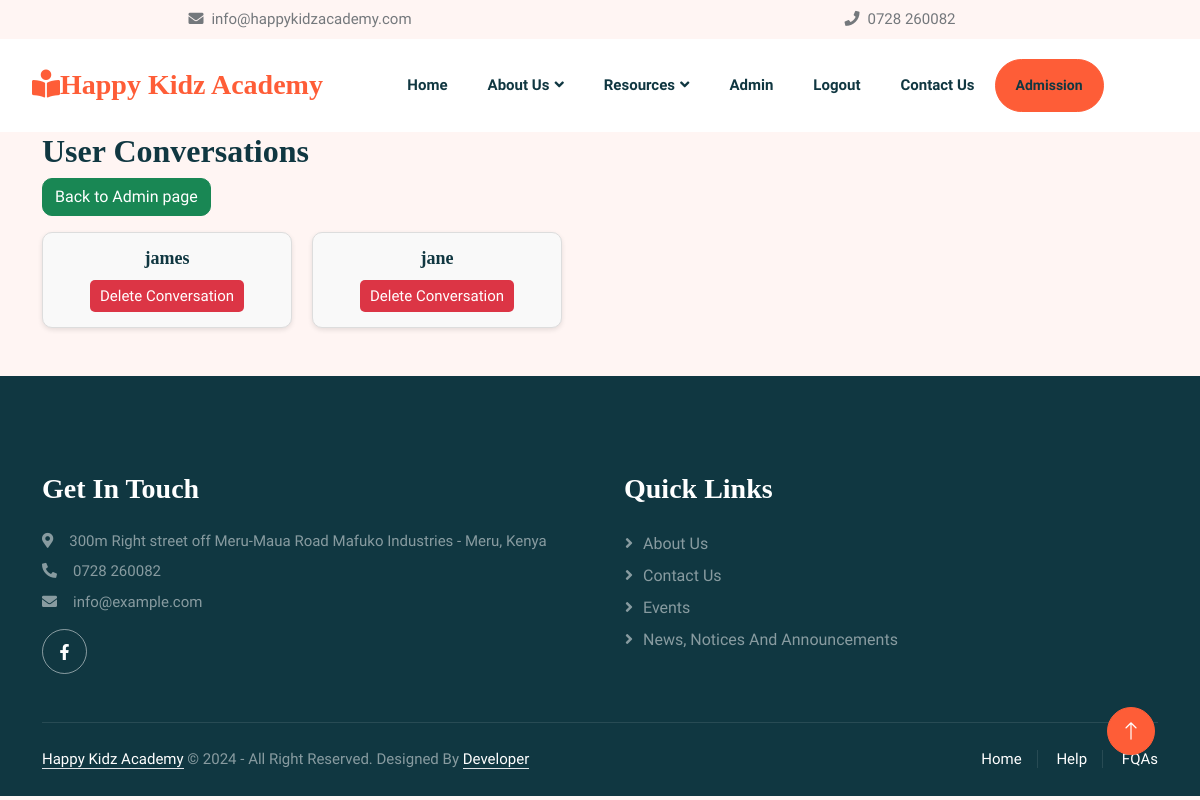
Before: /portal/admin/conversations/ (signed in) with the older database file.
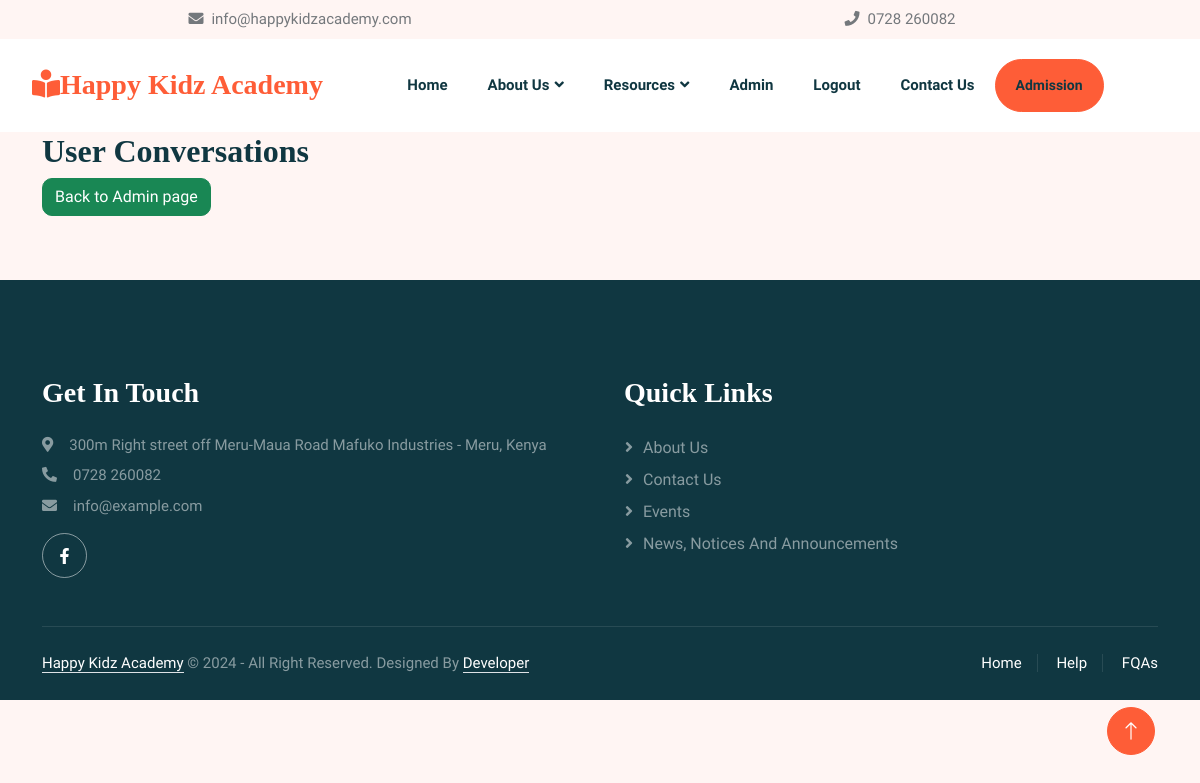
After: the same page with the newer database file.
### portal/models.py (models this page shows, shortened)
class CustomUser(AbstractUser):
    reg_number = models.CharField(max_length=20, unique=True, blank=True, null=True)
    groups = models.ManyToManyField(
        'auth.Group',
        related_name='customuser_set',  # Custom related_name to avoid clashes
        blank=True,
        help_text='The groups this user belongs to.',
        verbose_name='groups'
    )
    user_permissions = models.ManyToManyField(
        'auth.Permission',
        related_name='customuser_permissions_set',  # Custom related_name to avoid clashes
        blank=True,
        help_text='Specific permissions for this user.',
        verbose_name='user permissions'
    )

### portal/views.py (the view)
# urls.py: path('admin/conversations/', admin_conversations, name='admin_conversations'),
@login_required
def admin_conversations(request):
    if not request.user.is_superuser:
        return redirect('home')
    users = User.objects.filter(sent_messages__receiver=request.user).distinct()
    users_with_unread = {}
    for user in users:
        unread_count = Message.objects.filter(sender=user, receiver=request.user, read=False).count()
        users_with_unread[user.id] = unread_count
    if request.headers.get('x-requested-with') == 'XMLHttpRequest':
        return JsonResponse({
            'users': list(users.values()),
            'users_with_unread': users_with_unread
        })
    return render(request, 'portal/admin_conversations.html', {
        'users': users,
        'users_with_unread': users_with_unread,
    })

### portal/templates/portal/admin_conversations.html (shortened to what this page needs)
{% extends 'main/base.html' %}
{% load static %}
{% block content %}
<div class="container">
    <h2>User Conversations</h2>
    <a href="{% url 'admin' %}" class="btn btn-success mb-3">Back to Admin page</a>
    <div class="conversations">
        {% for user in users %}
            <div class="user-card" id="user-{{ user.id }}">
                <a href="{% url 'admin_chat' user.id %}">
                    <div class="user-info">
                        <h3>{{ user.username }}</h3>
                    </div>
                </a>
                <button class="delete-btn" data-user-id="{{ user.id }}">Delete Conversation</button>
            </div>
        {% endfor %}
    </div>
</div>
{% endblock %}

Changed rows visible on the page:
no longer on this page (row edited): CustomUser: username "james"
no longer on this page (row unchanged): CustomUser: username "jane"
